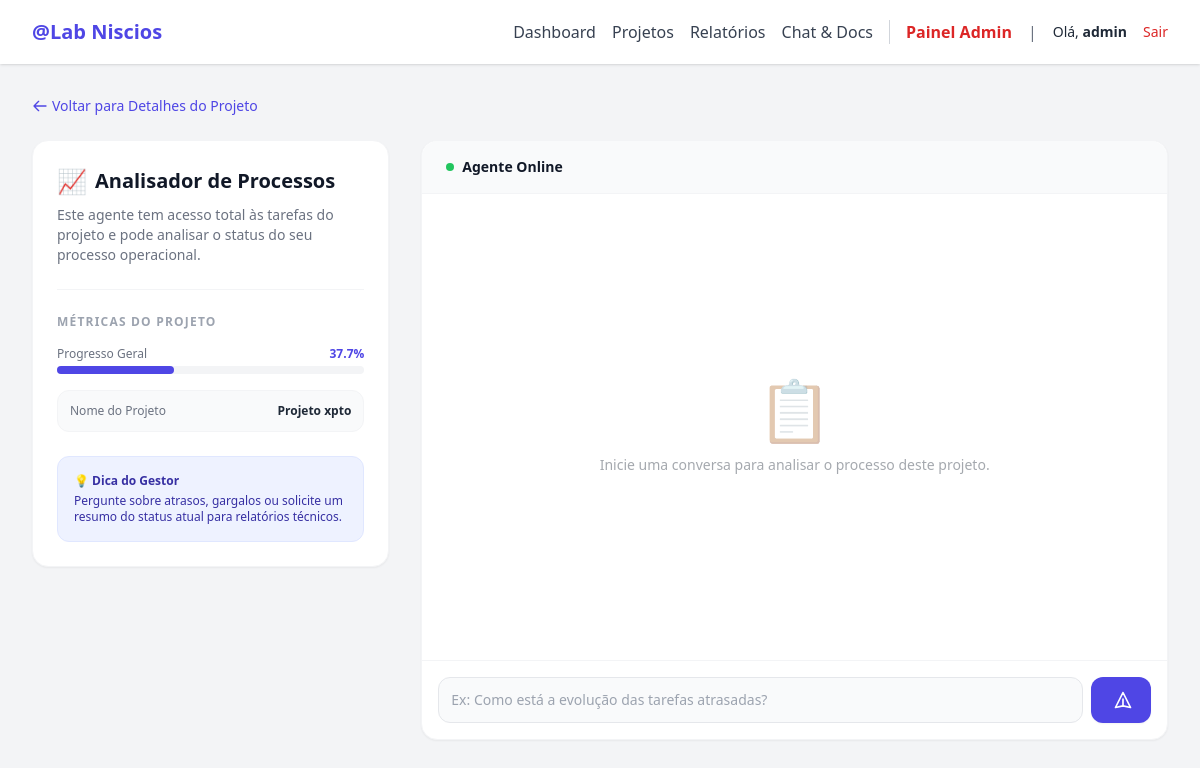
The page /projects/1/agent (signed in) on the database its author committed.
### app/models.py (models this page shows)
class User(Base):
    __tablename__ = "users"
    id = Column(Integer, primary_key=True, index=True)
    username = Column(String, unique=True, index=True)
    hashed_password = Column(String)
    n8n_link = Column(String, nullable=True)
    typebot_link = Column(String, nullable=True)
    minion_link = Column(String, nullable=True)
    lovable_link = Column(String, nullable=True)
    open_claw_link = Column(String, nullable=True)
    quickcharts_link = Column(String, nullable=True)
    dify_link = Column(String, nullable=True)
    chatwoot_link = Column(String, nullable=True)
    is_admin = Column(Boolean, default=False)
    show_projects = Column(Boolean, default=False)
    projects = relationship("Project", back_populates="owner")
    files = relationship("UploadedFile", back_populates="owner")
    chats = relationship("ChatMessage", back_populates="owner")

class Project(Base):
    __tablename__ = "projects"
    id = Column(Integer, primary_key=True, index=True)
    name = Column(String, index=True)
    scope = Column(Text)
    start_date = Column(DateTime, nullable=True)
    end_date = Column(DateTime, nullable=True)
    value = Column(Float, nullable=True)
    tap_generated = Column(Boolean, default=False)
    created_at = Column(DateTime, default=datetime.utcnow)
    scheduled_start_date = Column(DateTime, nullable=True)
    scheduled_end_date = Column(DateTime, nullable=True)
    percentage = Column(Float, default=0.0)
    out_of_scope = Column(Text, nullable=True)
    justification = Column(Text, nullable=True)
    objectives = Column(Text, nullable=True)
    requirements = Column(Text, nullable=True)
    assumptions = Column(Text, nullable=True)
    restrictions = Column(Text, nullable=True)
    risks = Column(Text, nullable=True)
    baseline_start_date = Column(DateTime, nullable=True)
    baseline_end_date = Column(DateTime, nullable=True)
    owner_id = Column(Integer, ForeignKey("users.id"))
    owner = relationship("User", back_populates="projects")
    tasks = relationship("Task", back_populates="project", cascade="all, delete-orphan")

### app/routes/projects.py (the view)
@router.get("/{project_id}/agent", response_class=HTMLResponse)
async def project_agent_view(request: Request, project_id: int, db: Session = Depends(database.get_db)):
    user = get_current_user_required(request, db)
    project = db.query(models.Project).filter(models.Project.id == project_id, models.Project.owner_id == user.id).first()
    if not project:
        raise HTTPException(status_code=404)
    messages = db.query(models.ChatMessage).filter(models.ChatMessage.project_id == project_id).order_by(models.ChatMessage.created_at.asc()).all()
    from ..main import templates
    return templates.TemplateResponse("project_agent.html", {"request": request, "user": user, "project": project, "messages": messages})

### app/templates/project_agent.html (shortened to what this page needs)
{% extends "base.html" %}
{% block content %}
<div class="mb-6">
    <a href="/projects/{{ project.id }}" class="text-sm text-indigo-600 hover:text-indigo-800 flex items-center gap-1">
        <svg class="w-4 h-4" fill="none" stroke="currentColor" viewBox="0 0 24 24">
            <path stroke-linecap="round" stroke-linejoin="round" stroke-width="2" d="M10 19l-7-7m0 0l7-7m-7 7h18">
            </path>
        </svg>
        Voltar para Detalhes do Projeto
    </a>
</div>
<div class="grid grid-cols-1 lg:grid-cols-3 gap-8">
    <div class="lg:col-span-1 space-y-6">
        <div class="bg-white rounded-2xl p-6 shadow-sm border border-gray-100">
            <h2 class="text-xl font-bold text-gray-900 flex items-center gap-2">
                <span class="text-2xl">📈</span> Analisador de Processos
            </h2>
            <p class="text-sm text-gray-500 mt-2">Este agente tem acesso total às tarefas do projeto e pode analisar o
                status do seu processo operacional.</p>
            <div class="mt-6 pt-6 border-t border-gray-100">
                <p class="text-xs font-bold text-gray-400 uppercase tracking-widest mb-4">Métricas do Projeto</p>
                <div class="space-y-4">
                    <div>
                        <div class="flex justify-between text-xs mb-1">
                            <span class="text-gray-500">Progresso Geral</span>
                            <span class="font-bold text-indigo-600">{{ project.percentage|default(0)|round(1) }}%</span>
                        </div>
                        <div class="w-full bg-gray-100 rounded-full h-2">
                            <div class="bg-indigo-600 h-2 rounded-full flex-progress"
                                data-progress="{{ project.percentage|default(0) }}"></div>
                        </div>
                    </div>
                    <div class="flex justify-between items-center bg-gray-50 p-3 rounded-xl border border-gray-100">
                        <span class="text-xs text-gray-500 font-medium">Nome do Projeto</span>
                        <span class="text-xs font-bold text-gray-800">{{ project.name }}</span>
                    </div>
                </div>
            </div>
            <div class="mt-6 bg-indigo-50 p-4 rounded-xl border border-indigo-100 text-xs text-indigo-800">
                <p class="font-bold flex items-center gap-2 mb-1">💡 Dica do Gestor</p>
                <p>Pergunte sobre atrasos, gargalos ou solicite um resumo do status atual para relatórios técnicos.</p>
            </div>
        </div>
    </div>
    <div class="lg:col-span-2 flex flex-col space-y-4">
        <div class="bg-white rounded-2xl shadow-sm border border-gray-100 flex flex-col h-[600px]">
            <div class="px-6 py-4 border-b border-gray-100 bg-gray-50 rounded-t-2xl flex justify-between items-center">
                <h3 class="font-bold text-gray-900 text-sm flex items-center gap-2">
                    <span class="w-2 h-2 bg-green-500 rounded-full animate-pulse"></span>
                    Agente Online
                </h3>
            </div>
            <div id="project-chat-box"
                class="flex-1 overflow-y-auto p-6 space-y-6 scrollbar-thin scrollbar-thumb-gray-200">
                {% if messages %}
                {% for msg in messages %}
                <div class="flex {% if msg.role == 'user' %}justify-end{% else %}justify-start{% endif %}">
                    <div class="max-w-[85%] rounded-2xl px-5 py-4 text-sm shadow-sm
                                {% if msg.role == 'user' %}
                                    bg-indigo-600 text-white rounded-tr-none
                                {% else %}
                                    bg-gray-100 text-gray-800 rounded-tl-none border border-gray-200
                                {% endif %}">
                        <div
                            class="prose prose-sm {% if msg.role == 'user' %}text-white prose-invert{% endif %} max-w-none message-md">
                            {{ msg.content }}
                        </div>
                        <div class="text-[10px] mt-2 opacity-60 text-right">
                            {{ msg.created_at.strftime("%H:%M") }}
                        </div>
                    </div>
                </div>
                {% endfor %}
                {% else %}
                <div class="h-full flex flex-col items-center justify-center text-center opacity-40 px-10">
                    <span class="text-6xl mb-4">📋</span>
                    <p class="text-sm font-medium">Inicie uma conversa para analisar o processo deste projeto.</p>
                </div>
                {% endif %}
            </div>
            <div class="p-4 border-t border-gray-100">
                <form action="/projects/{{ project.id }}/agent/message" method="POST" class="flex gap-2">
                    <input type="text" name="message" required
                        placeholder="Ex: Como está a evolução das tarefas atrasadas?"
                        class="flex-1 rounded-xl border-gray-200 border bg-gray-50 focus:bg-white focus:ring-indigo-500 focus:border-indigo-500 p-3 text-sm transition-all outline-none">
                    <button type="submit"
                        class="bg-indigo-600 hover:bg-indigo-700 text-white px-5 py-3 rounded-xl transition-colors shadow-sm flex items-center justify-center">
                        <svg class="w-5 h-5 translate-x-0.5" fill="none" stroke="currentColor" viewBox="0 0 24 24">
                            <path stroke-linecap="round" stroke-linejoin="round" stroke-width="2"
                                d="M12 19l9 2-9-18-9 18 9-2zm0 0v-8"></path>
                        </svg>
                    </button>
                </form>
            </div>
        </div>
    </div>
</div>
{% endblock %}

### app/templates/base.html (shortened to what this page needs)
<!DOCTYPE html>
<html lang="pt-BR">
<head>
    <script src="https://cdn.tailwindcss.com"></script>
</head>
<body class="bg-gray-100 font-sans leading-normal tracking-normal text-gray-800">
    <nav class="bg-white shadow">
        <div class="max-w-7xl mx-auto px-2 sm:px-6 lg:px-8">
            <div class="relative flex justify-between h-16">
                <div class="absolute inset-y-0 left-0 flex items-center">
                    <a href="/" class="text-xl font-bold text-indigo-600">@Lab Niscios</a>
                </div>
                {% if user %}
                <div class="flex items-center space-x-4 ml-auto">
                    <a href="/" class="text-gray-700 hover:text-indigo-600 font-medium">Dashboard</a>
                    {% if user.is_admin or user.show_projects %}
                    <a href="/projects" class="text-gray-700 hover:text-indigo-600 font-medium">Projetos</a>
                    <a href="/projects/reports" class="text-gray-700 hover:text-indigo-600 font-medium">Relatórios</a>
                    {% endif %}
                    <a href="/chat" class="text-gray-700 hover:text-indigo-600 font-medium">Chat & Docs</a>
                    {% if user.is_admin %}
                    <a href="/admin/users"
                        class="text-red-600 font-bold hover:text-red-800 ml-4 border-l pl-4 border-gray-300">Painel
                        Admin</a>
                    {% endif %}
                    <span class="text-gray-500 ml-4">|</span>
                    <span class="text-sm ml-4">Olá, <b>{{ user.username }}</b></span>
                    <a href="/auth/logout" class="text-sm text-red-600 hover:text-red-800">Sair</a>
                </div>
                {% endif %}
            </div>
        </div>
    </nav>
    <main class="max-w-7xl mx-auto px-4 sm:px-6 lg:px-8 py-8">
        {% block content %}{% endblock %}
    </main>
</body>
</html>

### rows shown on the page
User: username "admin"
Project: percentage "37.7", name "Projeto xpto"
